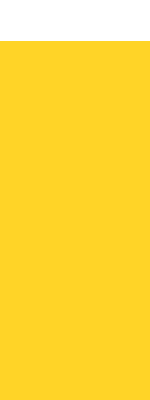
Frame 1 (no input)
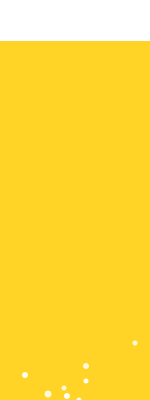
Frame 60 (the mouse pressed at the canvas centre just before this capture)
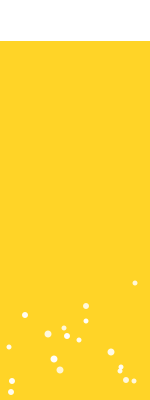
Frame 120 (the mouse held since frame 60 and released just before this capture)

The Processing sketch that drew these frames (run headless with seeded random() and noise(); from frame 60 on, the mouse is pressed at the canvas centre):

// Processing sketch: processing_78465
// ── processing_78465.pde

// how many bubbles
int num_bubbles = 150;

// attributes of the bubbles: x, y, size and color
int[] bubbleX = new int[num_bubbles];
int[] bubbleY = new int[num_bubbles];
int[] bubbleSize = new int[num_bubbles];
color[] bubbleCol = new color[num_bubbles];

void setup() {
  // canvas in the shape of a beer mug
  size(150, 400);
  
  // place all the bubbles offscreen so that
  // they will be randomized on the first draw()
  for(int i = 0; i < bubbleX.length; i++) {
    bubbleY[i] = -40;
  }
}

void draw() {
  // a beery color for the background
  background(#FFD427);
  
  // go through all the bubbles
  for(int i = 0; i < bubbleX.length; i++) {
    // draw the bubble, using the attributes in the array
    fill(bubbleCol[i]);
    noStroke();
    ellipse(bubbleX[i], bubbleY[i], bubbleSize[i], bubbleSize[i]);
    // move the bubble: bigger bubbles move faster
    bubbleY[i]-= bubbleSize[i]/5;
    // if the bullet is ofscreen, pull it down
    // give it a new position, size and color
    if(bubbleY[i] < -30) {
      bubbleY[i] = (int)random(height, height*2);
      bubbleX[i] = (int)random(0, width);
      bubbleSize[i] = (int)random(1, 8);
      bubbleCol[i] = color(255, random(200, 255)); // white, with random transparency
    }
  }
  
  //draw the beer foam last, so it covers up the bubbles on top
  fill(255); stroke(255);
  rect(0, 0, width, 40);
}
